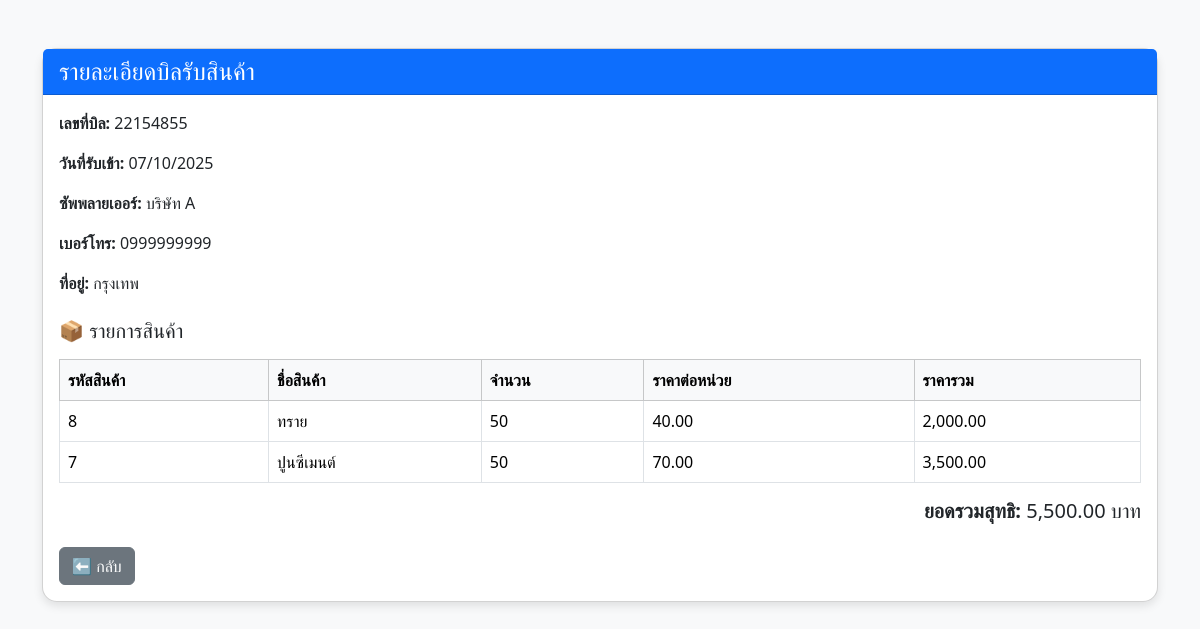
The app's page /purchase_detail.php?id=9 (signed in) with its own data.
### tables this page shows
CREATE TABLE `purchases` (
  `purchase_id` int(11) NOT NULL,
  `purchase_number` varchar(50) NOT NULL,
  `user_id` int(11) DEFAULT NULL,
  `supplier_id` int(11) DEFAULT NULL,
  `purchase_date` datetime DEFAULT current_timestamp(),
  `total_amount` decimal(12,2) DEFAULT NULL
);

CREATE TABLE `suppliers` (
  `supplier_id` int(11) NOT NULL,
  `supplier_name` varchar(150) NOT NULL,
  `address` varchar(255) DEFAULT NULL,
  `phone` varchar(50) DEFAULT NULL
);

CREATE TABLE `purchase_details` (
  `purchase_detail_id` int(11) NOT NULL,
  `purchase_id` int(11) DEFAULT NULL,
  `product_id` int(11) DEFAULT NULL,
  `quantity` int(11) NOT NULL,
  `purchase_price` decimal(10,2) NOT NULL
);

CREATE TABLE `products` (
  `product_id` int(11) NOT NULL,
  `product_name` varchar(150) NOT NULL,
  `category_id` int(11) DEFAULT NULL,
  `supplier_id` int(11) DEFAULT NULL,
  `unit` varchar(50) DEFAULT NULL,
  `stock_qty` int(11) NOT NULL DEFAULT 0,
  `selling_price` decimal(10,2) NOT NULL,
  `reorder_level` int(11) DEFAULT 0,
  `image_path` varchar(255) DEFAULT NULL
);

### purchase_detail.php (the view, shortened to what this page needs)
<?php
include 'connection.php';
$purchase_id = $_GET['id'];
$sqlHeader = "SELECT p.purchase_id, p.purchase_number, p.purchase_date,
                      s.supplier_name, s.phone, s.address, p.total_amount
               FROM purchases p
               LEFT JOIN suppliers s ON p.supplier_id = s.supplier_id
               WHERE p.purchase_id = ?";
$stmt = $conn->prepare($sqlHeader);
$stmt->bind_param("i", $purchase_id);
$stmt->execute();
$headerResult = $stmt->get_result();
$purchase = $headerResult->fetch_assoc();
$sqlItems = "SELECT d.product_id, pr.product_name, d.quantity, d.purchase_price,
                    (d.quantity * d.purchase_price) AS total
             FROM purchase_details d
             LEFT JOIN products pr ON d.product_id = pr.product_id
             WHERE d.purchase_id = ?";
$stmt2 = $conn->prepare($sqlItems);
$stmt2->bind_param("i", $purchase_id);
$stmt2->execute();
$itemsResult = $stmt2->get_result();
?>
<!DOCTYPE html>
<html lang="th">
<head>
<link href="https://cdn.jsdelivr.net/npm/bootstrap@5.3.2/dist/css/bootstrap.min.css" rel="stylesheet">
</head>
<body>
<div class="container mt-5 mb-5">
  <div class="card">
    <div class="card-header bg-primary text-white">
      <h4 class="mb-0">รายละเอียดบิลรับสินค้า</h4>
    </div>
    <div class="card-body">
      <?php if ($purchase): ?>
        <div class="mb-3">
          <p><strong>เลขที่บิล:</strong> <?= htmlspecialchars($purchase['purchase_number']) ?></p>
          <p><strong>วันที่รับเข้า:</strong> <?= date("d/m/Y", strtotime($purchase['purchase_date'])) ?></p>
          <p><strong>ซัพพลายเออร์:</strong> <?= htmlspecialchars($purchase['supplier_name']) ?></p>
          <p><strong>เบอร์โทร:</strong> <?= htmlspecialchars($purchase['phone'] ?? '-') ?></p>
          <p><strong>ที่อยู่:</strong> <?= htmlspecialchars($purchase['address'] ?? '-') ?></p>
        </div>
        <h5 class="mt-4">📦 รายการสินค้า</h5>
        <table class="table table-bordered mt-3">
          <thead class="table-light">
            <tr>
              <th>รหัสสินค้า</th>
              <th>ชื่อสินค้า</th>
              <th>จำนวน</th>
              <th>ราคาต่อหน่วย</th>
              <th>ราคารวม</th>
            </tr>
          </thead>
          <tbody>
            <?php if ($itemsResult->num_rows > 0): ?>
              <?php while ($item = $itemsResult->fetch_assoc()): ?>
                <tr>
                  <td><?= htmlspecialchars($item['product_id']) ?></td>
                  <td><?= htmlspecialchars($item['product_name']) ?></td>
                  <td><?= number_format($item['quantity'], 0) ?></td>
                  <td><?= number_format($item['purchase_price'], 2) ?></td>
                  <td><?= number_format($item['total'], 2) ?></td>
                </tr>
              <?php endwhile; ?>
            <?php else: ?>
              <tr><td colspan="5" class="text-center text-muted">ไม่มีรายการสินค้าในบิลนี้</td></tr>
            <?php endif; ?>
          </tbody>
        </table>
        <div class="text-end mt-3">
          <h5><strong>ยอดรวมสุทธิ:</strong> <?= number_format($purchase['total_amount'], 2) ?> บาท</h5>
        </div>
      <?php else: ?>
        <div class="alert alert-danger">ไม่พบบิลนี้ในระบบ</div>
      <?php endif; ?>
      <div class="mt-4">
        <a href="warehouse_page.php" class="btn btn-secondary">⬅ กลับ</a>
      </div>
    </div>
  </div>
</div>
</body>
</html>

### purchase_detail.php (style rules this page uses)
body { background-color: #f8f9fa; }
.card { border-radius: 15px; box-shadow: 0 4px 10px rgba(0,0,0,0.1); }

### records on screen
purchases: purchase_number "22154855", purchase_date "07/10/2025", supplier.supplier_name "บริษัท A", supplier.phone "0999999999", supplier.address "กรุงเทพ", total_amount "5,500.00"
purchase_details: product "8", product.product_name "ทราย", quantity "50", purchase_price "40.00", total "2,000.00"
purchase_details: product "7", product.product_name "ปูนซีเมนต์", quantity "50", purchase_price "70.00", total "3,500.00"
